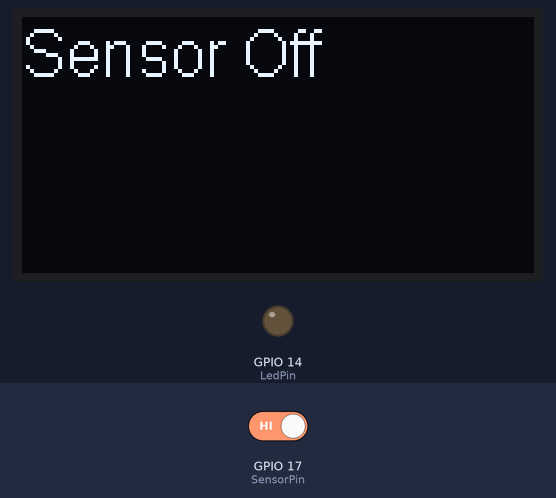
A sketch run on a simulated ESP32. On the bench: 128×64 one-colour display, output pins drawn as LEDs (lit = HIGH). Inputs (shaded band) come from the test bench; at power-on: GPIO 17 (SensorPin) HIGH.

Above: at 1.5 s.
1.6 s: GPIO 17 (SensorPin) driven LOW
At 2.1 s:
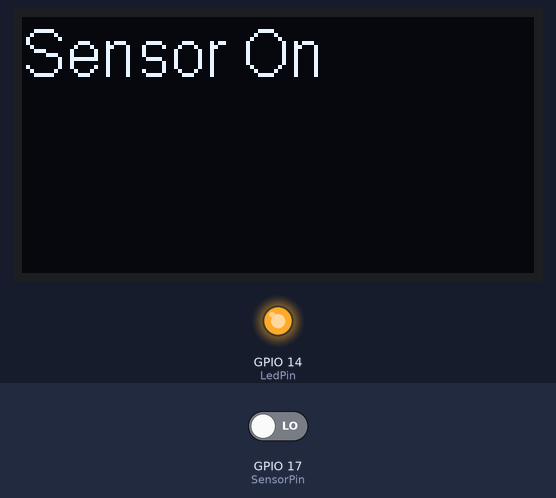
3.1 s: GPIO 17 (SensorPin) driven HIGH
At 4.5 s:
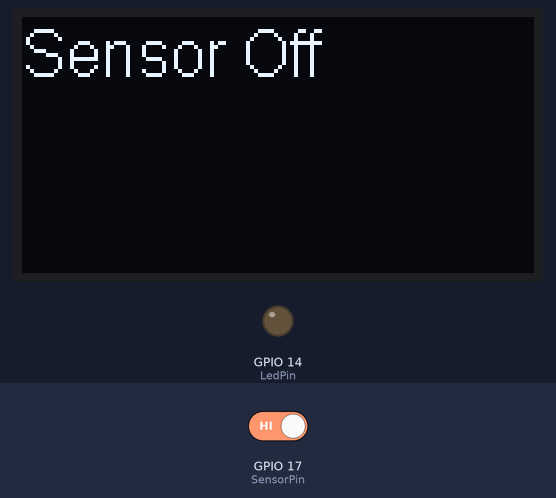
Timing chart, 0 to 6.1 s (numbered marks = the images above; inputs shaded):
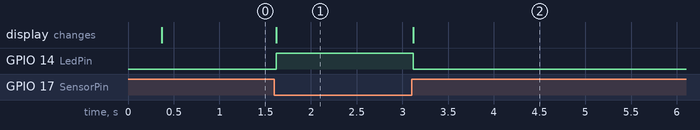

Measured:
- after the input at 1.6 s, GPIO 14 (LedPin): LOW → HIGH at once; the display: changes at once (image 1)
- after the input at 3.1 s, GPIO 14 (LedPin): HIGH → LOW at once; the display: changes at once (image 2)

The sketch:

SensorChuyenDong.ino
```cpp
#include "heltec.h"

const int SensorPin = 17;
const int LedPin = 14;
int sensor_status = 0;

void setup() {
  pinMode (SensorPin, INPUT);
  pinMode (LedPin, OUTPUT);
  Heltec.begin(true /*DisplayEnable Enable*/, true /*Serial Enable*/);
  Heltec.display->init();
  Heltec.display->flipScreenVertically();
  Heltec.display->setFont(ArialMT_Plain_16);
}

void loop() {
  sensor_status = digitalRead(SensorPin);

  if(sensor_status == LOW){
      Heltec.display->clear();
      Heltec.display->drawString(0,0,"Sensor On");
      Heltec.display->display();
      digitalWrite(LedPin, HIGH);
    }
   else{
      Heltec.display->clear();
      Heltec.display->drawString(0,0,"Sensor Off");
      Heltec.display->display();
      digitalWrite(LedPin, LOW);
    }
}
```
